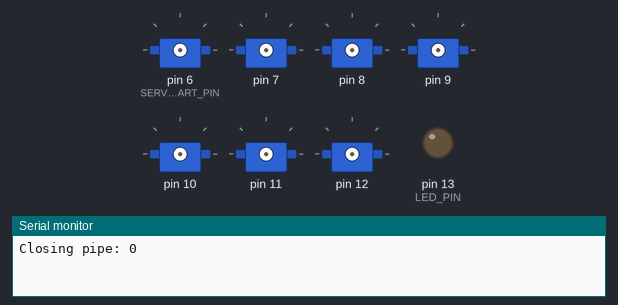
A sketch run on a simulated Arduino Uno, built with avr-gcc and run on an emulated ATmega328P. Shown: 7 × servo, output pins drawn as LEDs (lit = HIGH), the last lines printed to the serial monitor.

Above: at 0.1 s.
At 5.6 s:
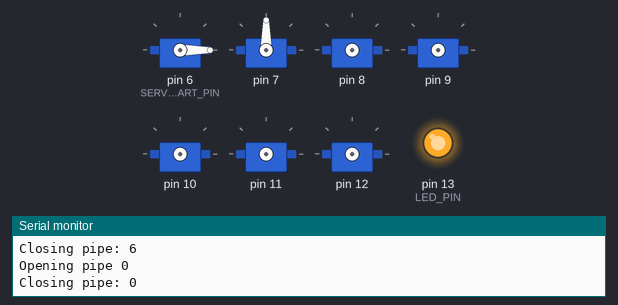
At 9.6 s:
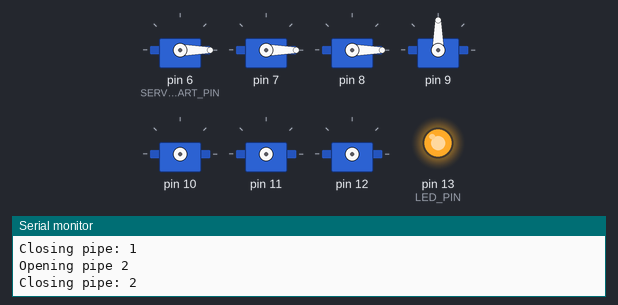
At 19.1 s:
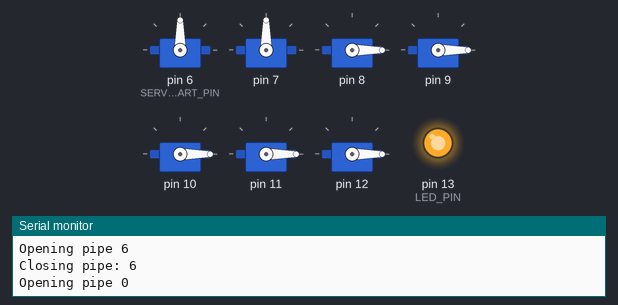
At 28.1 s:
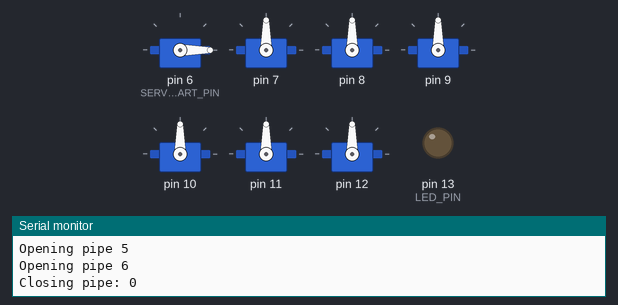
At 37.1 s:
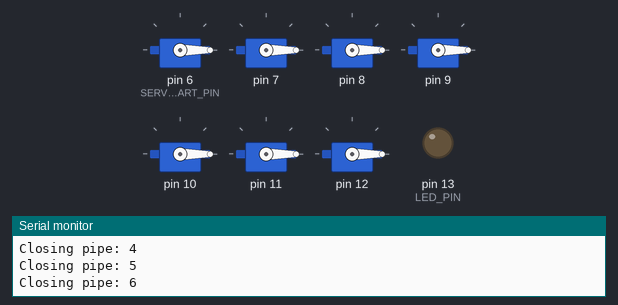
Timing chart, 0 to 38.6 s (numbered marks = the images above):
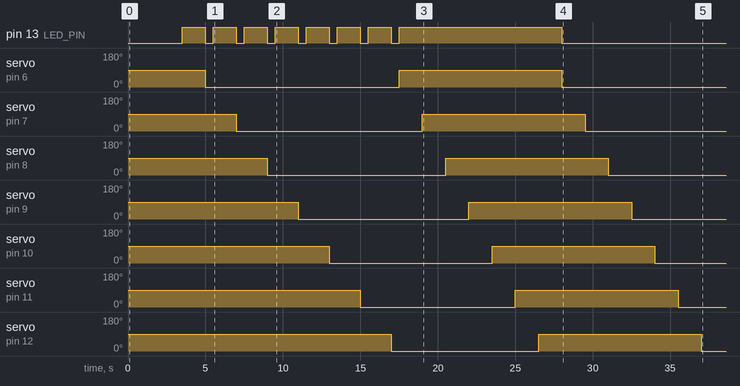

Measured:
- by itself, pin 13 (LED_PIN): goes 7 × (HIGH 1.5 s, LOW 0.50 s), HIGH 10.5 s, then LOW
- by itself, servo on pin 6 (SERVO_START_PIN): 90° → 0° at 5.0 s, → 90° 12.5 s later, → 0° 10.5 s later
- by itself, servo on pin 7: 90° → 0° at 7.0 s, → 90° 12.0 s later, → 0° 10.5 s later
- by itself, servo on pin 8: 90° → 0° at 9.0 s, → 90° 11.5 s later, → 0° 10.5 s later
- by itself, servo on pin 9: 90° → 0° at 11.0 s, → 90° 11.0 s later, → 0° 10.5 s later
- by itself, servo on pin 10: 90° → 0° at 13.0 s, → 90° 10.5 s later, → 0° 10.5 s later
- by itself, servo on pin 11: 90° → 0° at 15.0 s, → 90° 10.0 s later, → 0° 10.5 s later
- by itself, servo on pin 12: 90° → 0° at 17.0 s, → 90° 9.5 s later, → 0° 10.5 s later

The sketch:

MidiMassOrgel.ino
```cpp
/* MidiMassOrgel
  by Manuel Hartmann <https://github.com/bAckmumu/swh2017a>
*/

#include <Servo.h>
#include <SoftwareSerial.h>

/*
  MIDI
*/
#define MIDI_OUT_PIN 2  // MIDI OUT is connected to Arduino pin ...
#define MIDI_IN_PIN 3   // MIDI IN is connected to Arduino pin ...,

SoftwareSerial midiSerial(MIDI_IN_PIN, MIDI_OUT_PIN);

const char* NOTE_NAMES[12] = {"C ", "C#", "D ", "D#", "E ", "F ", "F#", "G ", "G#", "A ", "A#", "B "};
#define MIDI_CMD_NOTE_ON 0x90
#define MIDI_CMD_NOTE_OFF 0x80
#define MIDI_CMD_SENSE 0xf0


/*
  Servos
*/
#define LED_PIN 13        //
#define SERVO_START_PIN 6 // first pin for the servos
#define SERVO_COUNT 7     // number of servos equates number of notes

Servo pipeServos[7];      // array of servo objects

// with 8 pipes the organ can not play all notes
// this setting is C-Dur, only whole steps
// a empty beer bottle has the E note
// 42 will be ingnored by the servo functions
const int NOTE_PIPES[12] = { 5, 42, 6, 42, 0, 1, 42, 2, 42, 3, 42, 4 };


/*
  Functions to handle the MIDI
*/
void midi_init() {
  midiSerial.begin(31250);
}

void midiTest() {
  // Play some notes
  for (int i = 0; i < 12; i++) {
    int n = 12 * 4 + i;
    Serial.print("Playing "); Serial.println(n);
    midi_noteOn(0, n, 100);
    delay(400);
    midi_noteOff(0, n, 0);
  }
}

int midi_read() {
  // Read and return

  return midiSerial.read();
}

void midi_write(int d) {
  midiSerial.write(d);
}

// This function sends a "Note ON" out of the MIDI OUT port
void midi_noteOn(uint8_t midi_chn, uint8_t midi_note, uint8_t midi_velocity) {
  midi_write(MIDI_CMD_NOTE_ON + midi_chn);
  midi_write(midi_note);
  midi_write(midi_velocity);
}

// This function sends a "Note OFF" out of the MIDI OUT port
void midi_noteOff(uint8_t midi_chn, uint8_t midi_note, uint8_t midi_velocity) {
  midi_write(MIDI_CMD_NOTE_OFF + midi_chn);
  midi_write(midi_note);
  midi_write(midi_velocity);
}


// This function must be called continuously to check for incoming data on the MIDI IN port
void midi_update() {
  uint8_t midi_c, midi_cmd, midi_chn, midi_note, midi_velocity;

  if (midiSerial.available()) {
    midi_c = midiSerial.read();
    Serial.print("RAW "); Serial.println(midi_c, HEX);

    //if (midi_c == 0) return;
    midi_cmd = midi_c & 0xf0;
    midi_chn = midi_c & 0x0f;

    //Serial.print(" cmd="); Serial.println(midi_cmd, HEX);

    switch (midi_cmd) {

      case MIDI_CMD_NOTE_ON:  // Note on
        midi_note = midi_read();
        midi_velocity = midi_read();
        on_midi_noteOn(midi_chn, midi_note, midi_velocity); // Call the callback
        break;

      case MIDI_CMD_NOTE_OFF:  // Note off
        midi_note = midi_read();
        midi_velocity = midi_read();
        on_midi_noteOff(midi_chn, midi_note, midi_velocity); // Call the callback
        break;

      default:
        // Unknown command. Just ignore!
        midi_note = 0;
        midi_velocity = 0;
    }
  }
}


// This function is called whenever a note is pressed on the MIDI IN port
void on_midi_noteOn(uint8_t midi_chn, uint8_t midi_note, uint8_t midi_velocity) {


  // Play note!
  int note = midi_note % 12;
  int octave = midi_note / 12;
  openPipe(NOTE_PIPES[note]);


  Serial.print("Note ON: ");
  Serial.println(midi_note);

  //Serial.print(NOTE_NAMES[note]);
  //Serial.print(octave);
  //Serial.print("  volume=");
  //Serial.println(midi_velocity);

  // Falls jemand wissen will, was fuer eine FREQUENZ die aktuelle Note hat:
  //float frq = 220.0 * pow(2.0, ((float)midi_note / 12.0));
  //Serial.println(frq);


  // MIDI THRU: Send the note thru to MIDI OUT
  midi_noteOn(midi_chn, midi_note, midi_velocity);

}

// This function is called whenever a note is released on the MIDI IN port
void on_midi_noteOff(uint8_t midi_chn, uint8_t midi_note, uint8_t midi_velocity) {


  // Stop note!
  int note = midi_note % 12;
  int octave = midi_note / 12;
  closePipe(NOTE_PIPES[note]);


  Serial.print("Note OFF: ");
  Serial.println(midi_note);
  //Serial.print(NOTE_NAMES[midi_note % 12]);
  //Serial.println(midi_note / 12);


  // MIDI THRU: Send the noteOff thru to MIDI OUT
  //midi_noteOff(midi_chn, midi_note, midi_velocity);

}


/*
   Functions to handle the servos
*/

// test function to check if all servos are working, called in setup()
void servosTest() {
  // 1. close pipes
  for (int s = 0; s < SERVO_COUNT; s++)
  {
    closePipe(s);
  }

  // 2. open and close pipes one by one
  for (int s = 0; s < SERVO_COUNT; s++)
  {
    openPipe(s);
    delay(1000);
    closePipe(s);
  }

  // 3. open all pipes one by one
  for (int s = 0; s < SERVO_COUNT; s++)
  {
    openPipe(s);
    delay(1000);
  }

  // 4. close all pipesby one
  for (int s = 0; s < SERVO_COUNT; s++)
  {
    closePipe(s);
    delay(1000);
  }

  delay(1000);
}

// helper function to open pipe
void openPipe(int servoNumber) {
  if (servoNumber >= 0 && servoNumber < SERVO_COUNT) {
    digitalWrite(LED_PIN, HIGH);

    pipeServos[servoNumber].attach(servoNumber + SERVO_START_PIN);
    pipeServos[servoNumber].write(90);
    delay(500);

    Serial.print("Opening pipe "); Serial.println(servoNumber);
  }
  else{
    Serial.print("Opening pipe: invalide pipe");
  }
}

// helper function to close pipe
void closePipe(int servoNumber) {
  if (servoNumber >= 0 && servoNumber < SERVO_COUNT) {
    digitalWrite(LED_PIN, LOW);

    pipeServos[servoNumber].write(0);
    Serial.print("Closing pipe: "); Serial.println(servoNumber);

    delay(500);
    pipeServos[servoNumber].detach();
  }
  else {
    Serial.print("Closing pipe: invalide pipe");
  }
}


/*
   Arduino setup() and loop()
*/
void setup() {

  midi_init();  // Start MIDI

  pinMode(LED_PIN, OUTPUT);

  Serial.begin(9600);

  servosTest();

  midiTest();
}

void loop() {

  midi_update();  // Update MIDI

}
```
